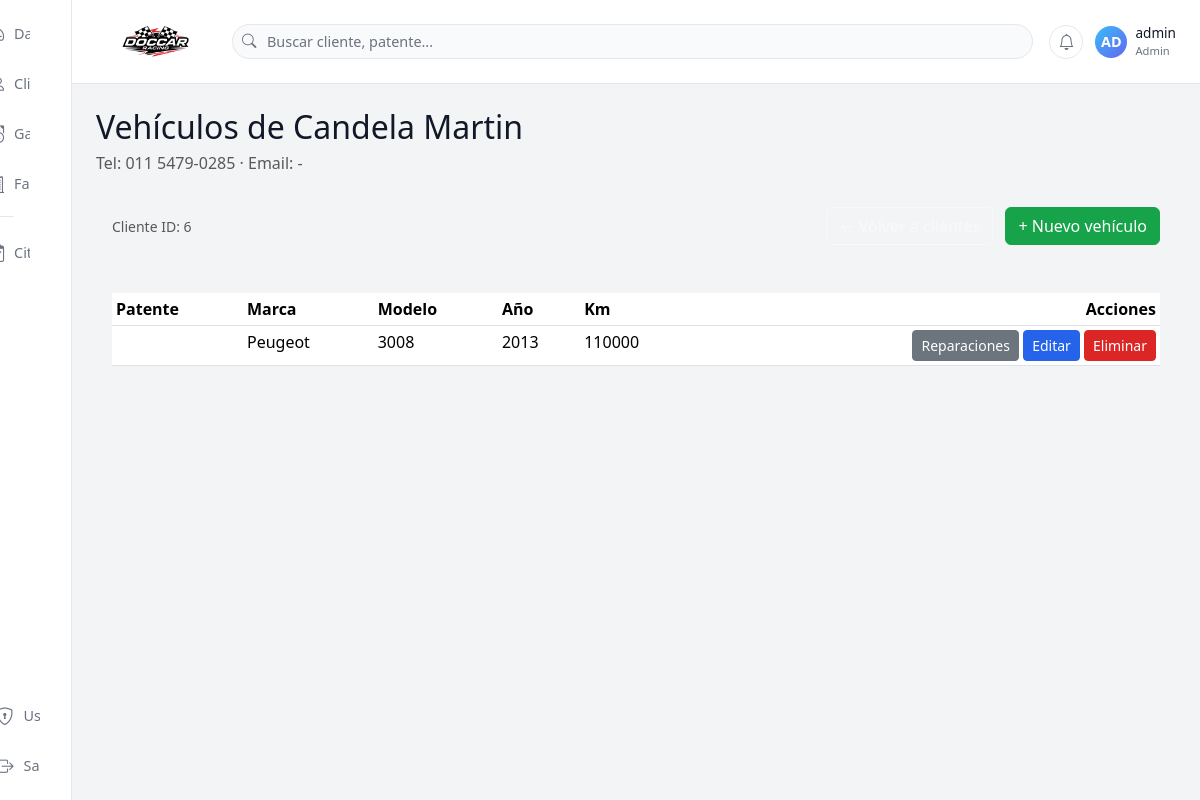
Page /clientes/6/vehiculos (signed in) on the committed database.
### tables this page shows
CREATE TABLE clientes (
        id INTEGER PRIMARY KEY AUTOINCREMENT,
        nombre TEXT,
        apellido TEXT,
        telefono TEXT,
        email TEXT,
        direccion TEXT,
        notas TEXT
    , documento TEXT, razon_social TEXT);

CREATE TABLE vehiculos (
        id INTEGER PRIMARY KEY AUTOINCREMENT,
        cliente_id INTEGER,
        patente TEXT,
        marca TEXT,
        modelo TEXT,
        anio TEXT,
        km TEXT,
        notas TEXT,
        FOREIGN KEY(cliente_id) REFERENCES clientes(id)
    );

### app.py (the view)
@app.route("/clientes/<int:cliente_id>/vehiculos")
@login_required
def vehiculos_cliente(cliente_id):
    con = get_con()
    cur = con.cursor()
    cur.execute("SELECT * FROM clientes WHERE id=?", (cliente_id,))
    cliente = cur.fetchone()
    cur.execute("SELECT * FROM vehiculos WHERE cliente_id=?", (cliente_id,))
    vehiculos = cur.fetchall()
    con.close()
    return render_template("vehiculos.html", cliente=cliente, vehiculos=vehiculos)

### app.py (called while the page is built)
def get_con():
    con = sqlite3.connect(DB_NAME)
    con.row_factory = sqlite3.Row
    return con

def login_required(f):
    @wraps(f)
    def wrapper(*args, **kwargs):
        if "user_id" not in session:
            return redirect(url_for("login"))
        return f(*args, **kwargs)
    return wrapper

### templates/vehiculos.html (shortened to what this page needs)
{% extends "base.html" %}
{% block contenido %}
<h2 class="mb-1">Vehículos de {{ cliente[2] }} {{ cliente[1] }}</h2>
<p class="text-muted mb-3">
    Tel: {{ cliente[3] or '-' }} · Email: {{ cliente[4] or '-' }}
</p>
<div class="card-dark-soft p-3 mb-3">
    <div class="d-flex flex-column flex-md-row justify-content-between align-items-md-center">
        <div class="mb-2 mb-md-0">
            <span class="small text-muted">Cliente ID: {{ cliente[0] }}</span>
        </div>
        <div>
            <a href="{{ url_for('clientes') }}" class="btn btn-outline-light me-2">
            </a>
            <a href="{{ url_for('vehiculo_nuevo', cliente_id=cliente[0]) }}"
               class="btn btn-success">
                + Nuevo vehículo
            </a>
        </div>
    </div>
</div>
<div class="card-dark-soft p-3">
    <div class="table-responsive">
        <table class="table table-sm table-dark-custom mb-0">
            <thead>
            <tr>
                <th>Patente</th>
                <th>Marca</th>
                <th>Modelo</th>
                <th>Año</th>
                <th>Km</th>
                <th class="text-end">Acciones</th>
            </tr>
            </thead>
            <tbody>
            {% if vehiculos %}
                {% for v in vehiculos %}
                    <tr>
                        <td>{{ v[2] }}</td>
                        <td>{{ v[3] }}</td>
                        <td>{{ v[4] }}</td>
                        <td>{{ v[5] or '-' }}</td>
                        <td>{{ v[6] or '-' }}</td>
                        <td class="text-end">
                            <a href="{{ url_for('reparaciones_vehiculo', vehiculo_id=v[0]) }}"
                               class="btn btn-sm btn-secondary">
                                Reparaciones
                            </a>
                            <a href="{{ url_for('vehiculo_editar', id=v[0]) }}"
                               class="btn btn-sm btn-primary">
                                Editar
                            </a>
                            <a href="{{ url_for('vehiculo_eliminar', id=v[0]) }}"
                               onclick="return confirm('¿Eliminar vehículo y sus reparaciones?');"
                               class="btn btn-sm btn-danger">
                                Eliminar
                            </a>
                        </td>
                    </tr>
                {% endfor %}
            {% else %}
                <tr>
                    <td colspan="6" class="text-center text-muted py-3">
                        No hay vehículos cargados para este cliente.
                    </td>
                </tr>
            {% endif %}
            </tbody>
        </table>
    </div>
</div>
{% endblock %}

### templates/base.html (style rules this page uses)
:root { --bg-app: #f3f4f6; --bg-sidebar: #ffffff; --bg-topbar: #ffffff; --bg-card: #ffffff; --border-soft: #e5e7eb; --text-main: #111827; --text-muted: #6b7280; --primary: #2563eb; --success: #16a34a; --danger: #dc2626; }
* { box-sizing: border-box; }
body { margin: 0; min-height: 100vh; background: var(--bg-app); color: var(--text-main); font-family: system-ui, -apple-system, BlinkMacSystemFont, "Segoe UI", sans-serif; }
a { text-decoration: none; color: inherit; }
.btn-primary { background-color: var(--primary); border-color: var(--primary); }
.btn-success { background-color: var(--success); border-color: var(--success); }
.btn-danger { background-color: var(--danger); border-color: var(--danger); }

### rows in the picture
clientes: apellido "Candela", nombre "Martin", telefono "011 5479-0285", email "-", id "6"
vehiculos: marca "Peugeot", modelo "3008", anio "2013", km "110000"

### other values in the picture
{{ uname[:2].upper() }} "AD"
{{ session.get("username", "Usuario") }} "admin"
{{ session.get("rol", "operador")|capitalize }} "Admin"
